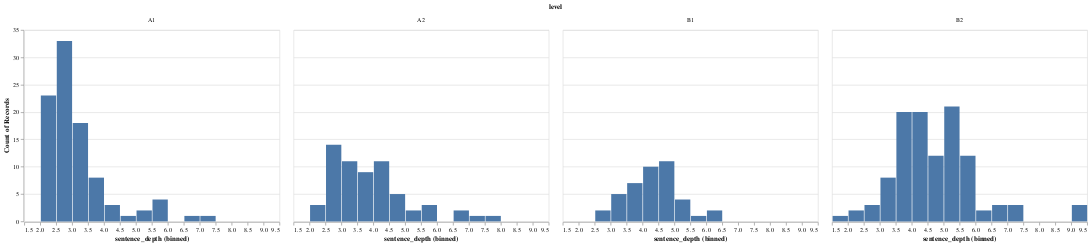

Notebook cell for this chart:
### Code cell
level_depth_depparse_df = pd.DataFrame(level_depth_depparse)
alt.Chart(level_depth_depparse_df).mark_bar().encode(x = alt.X('sentence_depth', bin = alt.Bin(maxbins = 30)), y = 'count()').facet('level')

### Figure 1 — Vega-Lite specification as saved in the notebook (floating-point values rounded to 4 significant figures; data arrays with more than 128 entries replaced by an {"elided": "..."} marker saying what was removed)
{"$schema": "https://vega.github.io/schema/vega-lite/v4.8.1.json", "config": {"view": {"continuousHeight": 300, "continuousWidth": 400}}, "data": {"name": "data-5bd4caeeddc63168e9963f66cb6baf0a"}, "datasets": {"data-5bd4caeeddc63168e9963f66cb6baf0a": {"elided": "308 records"}}, "facet": {"field": "level", "type": "nominal"}, "spec": {"encoding": {"x": {"bin": {"maxbins": 30}, "field": "sentence_depth", "type": "quantitative"}, "y": {"aggregate": "count", "type": "quantitative"}}, "mark": "bar"}}
